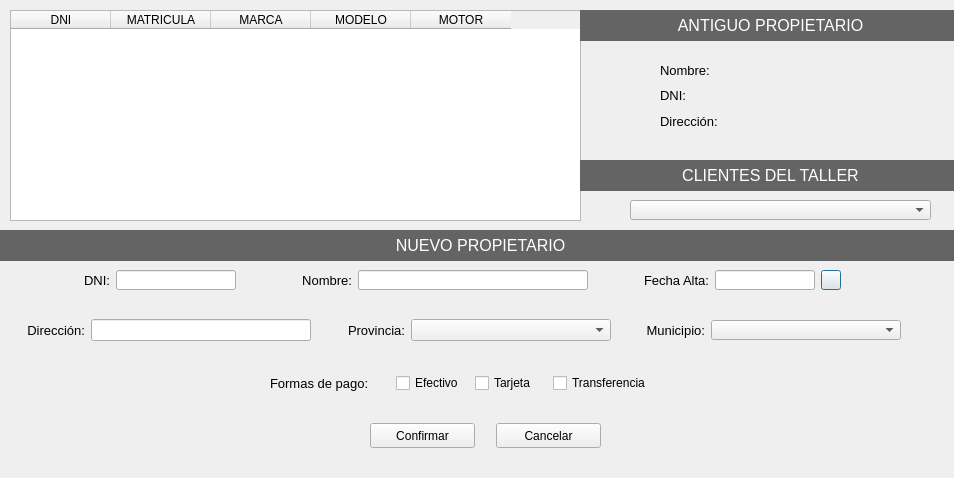
<?xml version="1.0" encoding="UTF-8"?>
<ui version="4.0">
 <class>dlgChangeCarOwner</class>
 <widget class="QDialog" name="dlgChangeCarOwner">
  <property name="geometry">
   <rect>
    <x>0</x>
    <y>0</y>
    <width>954</width>
    <height>478</height>
   </rect>
  </property>
  <property name="sizePolicy">
   <sizepolicy hsizetype="Preferred" vsizetype="Preferred">
    <horstretch>95</horstretch>
    <verstretch>47</verstretch>
   </sizepolicy>
  </property>
  <property name="minimumSize">
   <size>
    <width>954</width>
    <height>478</height>
   </size>
  </property>
  <property name="maximumSize">
   <size>
    <width>954</width>
    <height>478</height>
   </size>
  </property>
  <property name="windowTitle">
   <string>Cambio de propietario</string>
  </property>
  <widget class="QTableWidget" name="tabClientes">
   <property name="enabled">
    <bool>true</bool>
   </property>
   <property name="geometry">
    <rect>
     <x>10</x>
     <y>10</y>
     <width>571</width>
     <height>211</height>
    </rect>
   </property>
   <property name="editTriggers">
    <set>QAbstractItemView::AnyKeyPressed|QAbstractItemView::DoubleClicked|QAbstractItemView::EditKeyPressed</set>
   </property>
   <property name="alternatingRowColors">
    <bool>true</bool>
   </property>
   <property name="selectionBehavior">
    <enum>QAbstractItemView::SelectRows</enum>
   </property>
   <attribute name="horizontalHeaderCascadingSectionResizes">
    <bool>false</bool>
   </attribute>
   <attribute name="verticalHeaderVisible">
    <bool>false</bool>
   </attribute>
   <attribute name="verticalHeaderHighlightSections">
    <bool>true</bool>
   </attribute>
   <column>
    <property name="text">
     <string>DNI</string>
    </property>
   </column>
   <column>
    <property name="text">
     <string>MATRICULA</string>
    </property>
   </column>
   <column>
    <property name="text">
     <string>MARCA</string>
    </property>
   </column>
   <column>
    <property name="text">
     <string>MODELO</string>
    </property>
   </column>
   <column>
    <property name="text">
     <string>MOTOR</string>
    </property>
   </column>
  </widget>
  <widget class="QWidget" name="layoutWidget_3">
   <property name="geometry">
    <rect>
     <x>20</x>
     <y>310</y>
     <width>881</width>
     <height>41</height>
    </rect>
   </property>
   <layout class="QHBoxLayout" name="horizontalLayout_2">
    <item>
     <widget class="QLabel" name="lblDirCli">
      <property name="minimumSize">
       <size>
        <width>65</width>
        <height>20</height>
       </size>
      </property>
      <property name="maximumSize">
       <size>
        <width>65</width>
        <height>20</height>
       </size>
      </property>
      <property name="font">
       <font>
        <family>MS Shell Dlg 2</family>
        <pointsize>10</pointsize>
        <weight>62</weight>
        <italic>false</italic>
        <bold>true</bold>
       </font>
      </property>
      <property name="styleSheet">
       <string notr="true">font: 500 10pt &quot;MS Shell Dlg 2&quot;;</string>
      </property>
      <property name="text">
       <string>Dirección:</string>
      </property>
      <property name="alignment">
       <set>Qt::AlignRight|Qt::AlignTrailing|Qt::AlignVCenter</set>
      </property>
     </widget>
    </item>
    <item>
     <widget class="QLineEdit" name="txtDirCli">
      <property name="minimumSize">
       <size>
        <width>220</width>
        <height>0</height>
       </size>
      </property>
     </widget>
    </item>
    <item>
     <spacer name="horizontalSpacer_4">
      <property name="orientation">
       <enum>Qt::Horizontal</enum>
      </property>
      <property name="sizeHint" stdset="0">
       <size>
        <width>40</width>
        <height>20</height>
       </size>
      </property>
     </spacer>
    </item>
    <item>
     <widget class="QLabel" name="lblProvCli">
      <property name="minimumSize">
       <size>
        <width>65</width>
        <height>20</height>
       </size>
      </property>
      <property name="maximumSize">
       <size>
        <width>65</width>
        <height>20</height>
       </size>
      </property>
      <property name="font">
       <font>
        <family>MS Shell Dlg 2</family>
        <pointsize>10</pointsize>
        <weight>62</weight>
        <italic>false</italic>
        <bold>true</bold>
       </font>
      </property>
      <property name="styleSheet">
       <string notr="true">font: 500 10pt &quot;MS Shell Dlg 2&quot;;</string>
      </property>
      <property name="text">
       <string>Provincia:</string>
      </property>
      <property name="alignment">
       <set>Qt::AlignRight|Qt::AlignTrailing|Qt::AlignVCenter</set>
      </property>
     </widget>
    </item>
    <item>
     <widget class="QComboBox" name="cmbProCli">
      <property name="minimumSize">
       <size>
        <width>200</width>
        <height>20</height>
       </size>
      </property>
     </widget>
    </item>
    <item>
     <spacer name="horizontalSpacer_5">
      <property name="orientation">
       <enum>Qt::Horizontal</enum>
      </property>
      <property name="sizeHint" stdset="0">
       <size>
        <width>40</width>
        <height>20</height>
       </size>
      </property>
     </spacer>
    </item>
    <item>
     <widget class="QLabel" name="lblMunicCli">
      <property name="minimumSize">
       <size>
        <width>65</width>
        <height>20</height>
       </size>
      </property>
      <property name="maximumSize">
       <size>
        <width>65</width>
        <height>20</height>
       </size>
      </property>
      <property name="font">
       <font>
        <family>MS Shell Dlg 2</family>
        <pointsize>10</pointsize>
        <weight>62</weight>
        <italic>false</italic>
        <bold>true</bold>
       </font>
      </property>
      <property name="styleSheet">
       <string notr="true">font: 500 10pt &quot;MS Shell Dlg 2&quot;;</string>
      </property>
      <property name="text">
       <string>Municipio:</string>
      </property>
      <property name="alignment">
       <set>Qt::AlignRight|Qt::AlignTrailing|Qt::AlignVCenter</set>
      </property>
     </widget>
    </item>
    <item>
     <widget class="QComboBox" name="cmbMuniCli">
      <property name="minimumSize">
       <size>
        <width>190</width>
        <height>20</height>
       </size>
      </property>
      <property name="maximumSize">
       <size>
        <width>180</width>
        <height>20</height>
       </size>
      </property>
     </widget>
    </item>
   </layout>
  </widget>
  <widget class="QWidget" name="layoutWidget_4">
   <property name="geometry">
    <rect>
     <x>80</x>
     <y>260</y>
     <width>761</width>
     <height>41</height>
    </rect>
   </property>
   <layout class="QHBoxLayout" name="horizontalLayout">
    <item>
     <widget class="QLabel" name="lblDNI">
      <property name="minimumSize">
       <size>
        <width>30</width>
        <height>20</height>
       </size>
      </property>
      <property name="maximumSize">
       <size>
        <width>30</width>
        <height>20</height>
       </size>
      </property>
      <property name="font">
       <font>
        <family>MS Shell Dlg 2</family>
        <pointsize>10</pointsize>
        <weight>62</weight>
        <italic>false</italic>
        <bold>true</bold>
       </font>
      </property>
      <property name="styleSheet">
       <string notr="true">font: 500 10pt &quot;MS Shell Dlg 2&quot;;</string>
      </property>
      <property name="text">
       <string>DNI:</string>
      </property>
      <property name="alignment">
       <set>Qt::AlignRight|Qt::AlignTrailing|Qt::AlignVCenter</set>
      </property>
     </widget>
    </item>
    <item>
     <widget class="QLineEdit" name="txtDniCli">
      <property name="minimumSize">
       <size>
        <width>120</width>
        <height>20</height>
       </size>
      </property>
      <property name="maximumSize">
       <size>
        <width>120</width>
        <height>20</height>
       </size>
      </property>
     </widget>
    </item>
    <item>
     <widget class="QLabel" name="lblValidarDNI">
      <property name="minimumSize">
       <size>
        <width>20</width>
        <height>20</height>
       </size>
      </property>
      <property name="maximumSize">
       <size>
        <width>20</width>
        <height>20</height>
       </size>
      </property>
      <property name="text">
       <string/>
      </property>
     </widget>
    </item>
    <item>
     <spacer name="horizontalSpacer_6">
      <property name="orientation">
       <enum>Qt::Horizontal</enum>
      </property>
      <property name="sizeHint" stdset="0">
       <size>
        <width>40</width>
        <height>20</height>
       </size>
      </property>
     </spacer>
    </item>
    <item>
     <widget class="QLabel" name="lblNombre">
      <property name="font">
       <font>
        <family>MS Shell Dlg 2</family>
        <pointsize>10</pointsize>
        <weight>62</weight>
        <italic>false</italic>
        <bold>true</bold>
       </font>
      </property>
      <property name="styleSheet">
       <string notr="true">font: 500 10pt &quot;MS Shell Dlg 2&quot;;</string>
      </property>
      <property name="text">
       <string>Nombre:</string>
      </property>
      <property name="alignment">
       <set>Qt::AlignRight|Qt::AlignTrailing|Qt::AlignVCenter</set>
      </property>
     </widget>
    </item>
    <item>
     <widget class="QLineEdit" name="txtNombreCli">
      <property name="enabled">
       <bool>true</bool>
      </property>
      <property name="minimumSize">
       <size>
        <width>230</width>
        <height>20</height>
       </size>
      </property>
      <property name="maximumSize">
       <size>
        <width>230</width>
        <height>20</height>
       </size>
      </property>
      <property name="alignment">
       <set>Qt::AlignLeading|Qt::AlignLeft|Qt::AlignVCenter</set>
      </property>
     </widget>
    </item>
    <item>
     <spacer name="horizontalSpacer_7">
      <property name="orientation">
       <enum>Qt::Horizontal</enum>
      </property>
      <property name="sizeHint" stdset="0">
       <size>
        <width>40</width>
        <height>20</height>
       </size>
      </property>
     </spacer>
    </item>
    <item>
     <widget class="QLabel" name="lblFecha">
      <property name="minimumSize">
       <size>
        <width>80</width>
        <height>20</height>
       </size>
      </property>
      <property name="maximumSize">
       <size>
        <width>80</width>
        <height>20</height>
       </size>
      </property>
      <property name="font">
       <font>
        <family>MS Shell Dlg 2</family>
        <pointsize>10</pointsize>
        <weight>62</weight>
        <italic>false</italic>
        <bold>true</bold>
       </font>
      </property>
      <property name="styleSheet">
       <string notr="true">font: 500 10pt &quot;MS Shell Dlg 2&quot;;</string>
      </property>
      <property name="text">
       <string>Fecha Alta:</string>
      </property>
      <property name="alignment">
       <set>Qt::AlignRight|Qt::AlignTrailing|Qt::AlignVCenter</set>
      </property>
     </widget>
    </item>
    <item>
     <widget class="QLineEdit" name="txtFechaAltaCli">
      <property name="minimumSize">
       <size>
        <width>100</width>
        <height>20</height>
       </size>
      </property>
      <property name="maximumSize">
       <size>
        <width>100</width>
        <height>20</height>
       </size>
      </property>
     </widget>
    </item>
    <item>
     <widget class="QPushButton" name="btnFechaAltaCli">
      <property name="minimumSize">
       <size>
        <width>20</width>
        <height>20</height>
       </size>
      </property>
      <property name="maximumSize">
       <size>
        <width>20</width>
        <height>20</height>
       </size>
      </property>
      <property name="text">
       <string/>
      </property>
      <property name="icon">
       <iconset>
        <normaloff>../img/icon1.png</normaloff>../img/icon1.png</iconset>
      </property>
      <property name="iconSize">
       <size>
        <width>20</width>
        <height>20</height>
       </size>
      </property>
     </widget>
    </item>
   </layout>
  </widget>
  <widget class="QWidget" name="layoutWidget">
   <property name="geometry">
    <rect>
     <x>270</x>
     <y>370</y>
     <width>381</width>
     <height>27</height>
    </rect>
   </property>
   <layout class="QHBoxLayout" name="lbl_formas_de_pago">
    <item>
     <widget class="QLabel" name="label_formas_de_pago">
      <property name="minimumSize">
       <size>
        <width>120</width>
        <height>20</height>
       </size>
      </property>
      <property name="maximumSize">
       <size>
        <width>120</width>
        <height>20</height>
       </size>
      </property>
      <property name="font">
       <font>
        <family>MS Shell Dlg 2</family>
        <pointsize>10</pointsize>
        <weight>62</weight>
        <italic>false</italic>
        <bold>true</bold>
       </font>
      </property>
      <property name="styleSheet">
       <string notr="true">font: 500 10pt &quot;MS Shell Dlg 2&quot;;</string>
      </property>
      <property name="text">
       <string>Formas de pago:</string>
      </property>
     </widget>
    </item>
    <item>
     <widget class="QCheckBox" name="chkEfectivo">
      <property name="styleSheet">
       <string notr="true">font: 10pt &quot;MS Shell Dlg 2&quot;;</string>
      </property>
      <property name="text">
       <string>Efectivo</string>
      </property>
     </widget>
    </item>
    <item>
     <widget class="QCheckBox" name="chkTarjeta">
      <property name="styleSheet">
       <string notr="true">font: 10pt &quot;MS Shell Dlg 2&quot;;</string>
      </property>
      <property name="text">
       <string>Tarjeta</string>
      </property>
     </widget>
    </item>
    <item>
     <widget class="QCheckBox" name="chkTransferencia">
      <property name="styleSheet">
       <string notr="true">font: 10pt &quot;MS Shell Dlg 2&quot;;</string>
      </property>
      <property name="text">
       <string>Transferencia</string>
      </property>
     </widget>
    </item>
   </layout>
  </widget>
  <widget class="QLabel" name="lblTitulo">
   <property name="geometry">
    <rect>
     <x>0</x>
     <y>230</y>
     <width>961</width>
     <height>31</height>
    </rect>
   </property>
   <property name="font">
    <font>
     <family>MS Shell Dlg 2</family>
     <pointsize>12</pointsize>
     <weight>62</weight>
     <italic>false</italic>
     <bold>true</bold>
    </font>
   </property>
   <property name="styleSheet">
    <string notr="true">font: 500 12pt &quot;MS Shell Dlg 2&quot;;
background-color: rgb(100, 100, 100);
color: rgb(255, 255, 255);
</string>
   </property>
   <property name="text">
    <string>NUEVO PROPIETARIO</string>
   </property>
   <property name="alignment">
    <set>Qt::AlignCenter</set>
   </property>
  </widget>
  <widget class="QComboBox" name="cmbCli">
   <property name="geometry">
    <rect>
     <x>630</x>
     <y>200</y>
     <width>301</width>
     <height>20</height>
    </rect>
   </property>
   <property name="minimumSize">
    <size>
     <width>200</width>
     <height>20</height>
    </size>
   </property>
  </widget>
  <widget class="QWidget" name="layoutWidget_2">
   <property name="geometry">
    <rect>
     <x>370</x>
     <y>410</y>
     <width>231</width>
     <height>51</height>
    </rect>
   </property>
   <layout class="QHBoxLayout" name="horizontalLayout_3">
    <item>
     <widget class="QPushButton" name="btnConfirmar">
      <property name="minimumSize">
       <size>
        <width>105</width>
        <height>25</height>
       </size>
      </property>
      <property name="styleSheet">
       <string notr="true">font: 500 10pt &quot;MS Shell Dlg 2&quot;;</string>
      </property>
      <property name="text">
       <string>Confirmar</string>
      </property>
      <property name="icon">
       <iconset>
        <normaloff>../img/verified.png</normaloff>../img/verified.png</iconset>
      </property>
     </widget>
    </item>
    <item>
     <spacer name="horizontalSpacer">
      <property name="orientation">
       <enum>Qt::Horizontal</enum>
      </property>
      <property name="sizeHint" stdset="0">
       <size>
        <width>40</width>
        <height>20</height>
       </size>
      </property>
     </spacer>
    </item>
    <item>
     <widget class="QPushButton" name="btnCancelar">
      <property name="minimumSize">
       <size>
        <width>105</width>
        <height>25</height>
       </size>
      </property>
      <property name="styleSheet">
       <string notr="true">font: 500 10pt &quot;MS Shell Dlg 2&quot;;</string>
      </property>
      <property name="text">
       <string>Cancelar</string>
      </property>
      <property name="icon">
       <iconset>
        <normaloff>../img/cancel.png</normaloff>../img/cancel.png</iconset>
      </property>
     </widget>
    </item>
   </layout>
  </widget>
  <widget class="QLabel" name="label">
   <property name="geometry">
    <rect>
     <x>600</x>
     <y>200</y>
     <width>21</width>
     <height>21</height>
    </rect>
   </property>
   <property name="text">
    <string/>
   </property>
   <property name="pixmap">
    <pixmap>../img/lupa.png</pixmap>
   </property>
   <property name="scaledContents">
    <bool>true</bool>
   </property>
  </widget>
  <widget class="QLabel" name="lblTitulo_2">
   <property name="geometry">
    <rect>
     <x>580</x>
     <y>160</y>
     <width>381</width>
     <height>31</height>
    </rect>
   </property>
   <property name="font">
    <font>
     <family>MS Shell Dlg 2</family>
     <pointsize>12</pointsize>
     <weight>62</weight>
     <italic>false</italic>
     <bold>true</bold>
    </font>
   </property>
   <property name="styleSheet">
    <string notr="true">font: 500 12pt &quot;MS Shell Dlg 2&quot;;
background-color: rgb(100, 100, 100);
color: rgb(255, 255, 255);
</string>
   </property>
   <property name="text">
    <string>CLIENTES DEL TALLER</string>
   </property>
   <property name="alignment">
    <set>Qt::AlignCenter</set>
   </property>
  </widget>
  <widget class="QLabel" name="lblTitulo_3">
   <property name="geometry">
    <rect>
     <x>580</x>
     <y>10</y>
     <width>381</width>
     <height>31</height>
    </rect>
   </property>
   <property name="font">
    <font>
     <family>MS Shell Dlg 2</family>
     <pointsize>12</pointsize>
     <weight>62</weight>
     <italic>false</italic>
     <bold>true</bold>
    </font>
   </property>
   <property name="styleSheet">
    <string notr="true">font: 500 12pt &quot;MS Shell Dlg 2&quot;;
background-color: rgb(100, 100, 100);
color: rgb(255, 255, 255);
</string>
   </property>
   <property name="text">
    <string>ANTIGUO PROPIETARIO</string>
   </property>
   <property name="alignment">
    <set>Qt::AlignCenter</set>
   </property>
  </widget>
  <widget class="QLabel" name="label_2">
   <property name="geometry">
    <rect>
     <x>590</x>
     <y>50</y>
     <width>51</width>
     <height>51</height>
    </rect>
   </property>
   <property name="text">
    <string/>
   </property>
   <property name="pixmap">
    <pixmap>../img/remove-user.png</pixmap>
   </property>
   <property name="scaledContents">
    <bool>true</bool>
   </property>
  </widget>
  <widget class="QWidget" name="">
   <property name="geometry">
    <rect>
     <x>660</x>
     <y>60</y>
     <width>281</width>
     <height>71</height>
    </rect>
   </property>
   <layout class="QVBoxLayout" name="verticalLayout">
    <item>
     <widget class="QLabel" name="lblNombreFicha">
      <property name="font">
       <font>
        <family>MS Shell Dlg 2</family>
        <pointsize>10</pointsize>
        <weight>62</weight>
        <italic>false</italic>
        <bold>true</bold>
       </font>
      </property>
      <property name="styleSheet">
       <string notr="true">font: 500 10pt &quot;MS Shell Dlg 2&quot;;</string>
      </property>
      <property name="text">
       <string>Nombre:</string>
      </property>
      <property name="alignment">
       <set>Qt::AlignLeading|Qt::AlignLeft|Qt::AlignVCenter</set>
      </property>
     </widget>
    </item>
    <item>
     <widget class="QLabel" name="lblDniFicha">
      <property name="font">
       <font>
        <family>MS Shell Dlg 2</family>
        <pointsize>10</pointsize>
        <weight>62</weight>
        <italic>false</italic>
        <bold>true</bold>
       </font>
      </property>
      <property name="styleSheet">
       <string notr="true">font: 500 10pt &quot;MS Shell Dlg 2&quot;;</string>
      </property>
      <property name="text">
       <string>DNI:</string>
      </property>
      <property name="alignment">
       <set>Qt::AlignLeading|Qt::AlignLeft|Qt::AlignVCenter</set>
      </property>
     </widget>
    </item>
    <item>
     <widget class="QLabel" name="lblDireccionFicha">
      <property name="font">
       <font>
        <family>MS Shell Dlg 2</family>
        <pointsize>10</pointsize>
        <weight>62</weight>
        <italic>false</italic>
        <bold>true</bold>
       </font>
      </property>
      <property name="styleSheet">
       <string notr="true">font: 500 10pt &quot;MS Shell Dlg 2&quot;;</string>
      </property>
      <property name="text">
       <string>Dirección:</string>
      </property>
      <property name="alignment">
       <set>Qt::AlignLeading|Qt::AlignLeft|Qt::AlignVCenter</set>
      </property>
     </widget>
    </item>
   </layout>
  </widget>
 </widget>
 <resources/>
 <connections/>
</ui>
